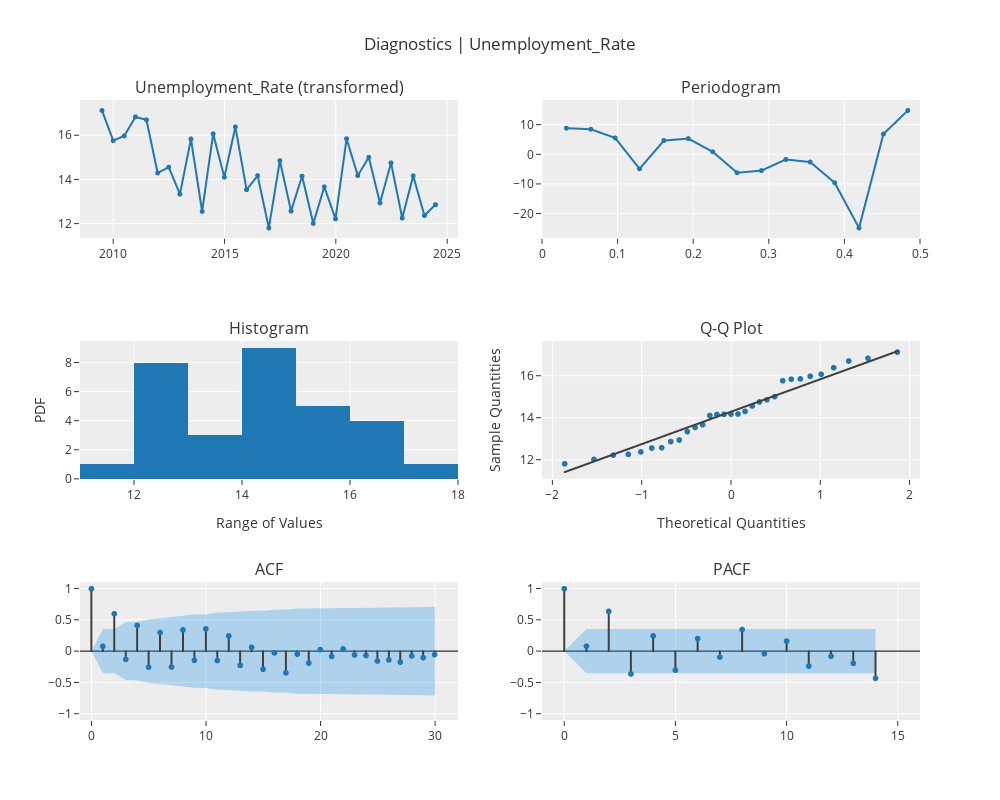

The notebook cell this image was saved under:
### Markdown cell above
diagnostics plot

### Code cell
exp.plot_model(plot="diagnostics", fig_kwargs={"height": 800, "width": 1000})

### Figure 1 — Plotly figure (JSON) as saved in the notebook; plotly's stock layout.template omitted (floating-point values rounded to 4 significant figures)
{"data": [{"line": {"color": "rgb(31, 119, 180)", "width": 2}, "marker": {"color": "rgb(31, 119, 180)", "size": 5}, "mode": "lines+markers", "name": "Unemployment_Rate (transformed)", "showlegend": false, "type": "scattergl", "x": ["2009-07-01T00:00:00", "2010-01-01T00:00:00", "2010-07-01T00:00:00", "2011-01-01T00:00:00", "2011-07-01T00:00:00", "2012-01-01T00:00:00", "2012-07-01T00:00:00", "2013-01-01T00:00:00", "2013-07-01T00:00:00", "2014-01-01T00:00:00", "2014-07-01T00:00:00", "2015-01-01T00:00:00", "2015-07-01T00:00:00", "2016-01-01T00:00:00", "2016-07-01T00:00:00", "2017-01-01T00:00:00", "2017-07-01T00:00:00", "2018-01-01T00:00:00", "2018-07-01T00:00:00", "2019-01-01T00:00:00", "2019-07-01T00:00:00", "2020-01-01T00:00:00", "2020-07-01T00:00:00", "2021-01-01T00:00:00", "2021-07-01T00:00:00", "2022-01-01T00:00:00", "2022-07-01T00:00:00", "2023-01-01T00:00:00", "2023-07-01T00:00:00", "2024-01-01T00:00:00", "2024-07-01T00:00:00"], "xaxis": "x", "y": [17.14, 15.78, 15.99, 16.85, 16.72, 14.31, 14.57, 13.35, 15.85, 12.57, 16.08, 14.12, 16.4, 13.55, 14.19, 11.81, 14.87, 12.58, 14.16, 12.02, 13.68, 12.23, 15.86, 14.19, 15.02, 12.95, 14.76, 12.27, 14.18, 12.38, 12.87], "yaxis": "y"}, {"hoverinfo": "text", "hovertext": ["Freq: 0.0323<br>Ampl: 8.967<br>Time period: 31.0", "Freq: 0.0645<br>Ampl: 8.6126<br>Time period: 15.5", "Freq: 0.0968<br>Ampl: 5.6693<br>Time period: 10.3333", "Freq: 0.129<br>Ampl: -4.7733<br>Time period: 7.75", "Freq: 0.1613<br>Ampl: 4.7937<br>Time period: 6.2", "Freq: 0.1935<br>Ampl: 5.4436<br>Time period: 5.1667", "Freq: 0.2258<br>Ampl: 0.9824<br>Time period: 4.4286", "Freq: 0.2581<br>Ampl: -6.1128<br>Time period: 3.875", "Freq: 0.2903<br>Ampl: -5.3737<br>Time period: 3.4444", "Freq: 0.3226<br>Ampl: -1.609<br>Time period: 3.1", "Freq: 0.3548<br>Ampl: -2.4919<br>Time period: 2.8182", "Freq: 0.3871<br>Ampl: -9.4738<br>Time period: 2.5833", "Freq: 0.4194<br>Ampl: -24.7991<br>Time period: 2.3846", "Freq: 0.4516<br>Ampl: 6.9923<br>Time period: 2.2143", "Freq: 0.4839<br>Ampl: 14.9512<br>Time period: 2.0667"], "line": {"color": "#1f77b4", "width": 2}, "marker": {"size": 5}, "mode": "lines+markers", "name": "Unemployment_Rate (transformed)", "showlegend": false, "type": "scattergl", "x": [0.03226, 0.06452, 0.09677, 0.129, 0.1613, 0.1935, 0.2258, 0.2581, 0.2903, 0.3226, 0.3548, 0.3871, 0.4194, 0.4516, 0.4839], "xaxis": "x2", "y": [8.967, 8.613, 5.669, -4.773, 4.794, 5.444, 0.9824, -6.113, -5.374, -1.609, -2.492, -9.474, -24.8, 6.992, 14.95], "yaxis": "y2"}, {"alignmentgroup": "True", "bingroup": "x", "hovertemplate": "variable=Unemployment_Rate (transformed)<br>value=%{x}<br>count=%{y}<extra></extra>", "legendgroup": "Unemployment_Rate (transformed)", "marker": {"color": "#1f77b4", "pattern": {"shape": ""}}, "name": "Unemployment_Rate (transformed)", "offsetgroup": "Unemployment_Rate (transformed)", "orientation": "v", "showlegend": false, "type": "histogram", "x": [17.14, 15.78, 15.99, 16.85, 16.72, 14.31, 14.57, 13.35, 15.85, 12.57, 16.08, 14.12, 16.4, 13.55, 14.19, 11.81, 14.87, 12.58, 14.16, 12.02, 13.68, 12.23, 15.86, 14.19, 15.02, 12.95, 14.76, 12.27, 14.18, 12.38, 12.87], "xaxis": "x3", "yaxis": "y3"}, {"marker": {"color": "#1f77b4"}, "mode": "markers", "name": "Unemployment_Rate (transformed)", "showlegend": false, "type": "scattergl", "x": [-1.863, -1.534, -1.318, -1.15, -1.01, -0.8871, -0.7764, -0.6745, -0.5791, -0.4888, -0.4023, -0.3186, -0.2372, -0.1573, -0.07841, 0, 0.07841, 0.1573, 0.2372, 0.3186, 0.4023, 0.4888, 0.5791, 0.6745, 0.7764, 0.8871, 1.01, 1.15, 1.318, 1.534, 1.863], "xaxis": "x4", "y": [11.81, 12.02, 12.23, 12.27, 12.38, 12.57, 12.58, 12.87, 12.95, 13.35, 13.55, 13.68, 14.12, 14.16, 14.18, 14.19, 14.19, 14.31, 14.57, 14.76, 14.87, 15.02, 15.78, 15.85, 15.86, 15.99, 16.08, 16.4, 16.72, 16.85, 17.14], "yaxis": "y4"}, {"line": {"color": "#3f3f3f"}, "mode": "lines", "name": "Unemployment_Rate (transformed)", "showlegend": false, "type": "scattergl", "x": [-1.863, -1.534, -1.318, -1.15, -1.01, -0.8871, -0.7764, -0.6745, -0.5791, -0.4888, -0.4023, -0.3186, -0.2372, -0.1573, -0.07841, 0, 0.07841, 0.1573, 0.2372, 0.3186, 0.4023, 0.4888, 0.5791, 0.6745, 0.7764, 0.8871, 1.01, 1.15, 1.318, 1.534, 1.863], "xaxis": "x4", "y": [11.42, 11.92, 12.26, 12.52, 12.74, 12.93, 13.1, 13.26, 13.4, 13.54, 13.68, 13.81, 13.93, 14.06, 14.18, 14.3, 14.42, 14.54, 14.67, 14.79, 14.92, 15.06, 15.2, 15.34, 15.5, 15.67, 15.86, 16.08, 16.34, 16.67, 17.18], "yaxis": "y4"}, {"line": {"color": "#3f3f3f"}, "mode": "lines", "name": "ACF", "showlegend": false, "type": "scattergl", "x": [0, 0], "xaxis": "x5", "y": [0, 1], "yaxis": "y5"}, {"line": {"color": "#3f3f3f"}, "mode": "lines", "name": "ACF", "showlegend": false, "type": "scattergl", "x": [1, 1], "xaxis": "x5", "y": [0, 0.0781], "yaxis": "y5"}, {"line": {"color": "#3f3f3f"}, "mode": "lines", "name": "ACF", "showlegend": false, "type": "scattergl", "x": [2, 2], "xaxis": "x5", "y": [0, 0.599], "yaxis": "y5"}, {"line": {"color": "#3f3f3f"}, "mode": "lines", "name": "ACF", "showlegend": false, "type": "scattergl", "x": [3, 3], "xaxis": "x5", "y": [0, -0.1299], "yaxis": "y5"}, {"line": {"color": "#3f3f3f"}, "mode": "lines", "name": "ACF", "showlegend": false, "type": "scattergl", "x": [4, 4], "xaxis": "x5", "y": [0, 0.4129], "yaxis": "y5"}, {"line": {"color": "#3f3f3f"}, "mode": "lines", "name": "ACF", "showlegend": false, "type": "scattergl", "x": [5, 5], "xaxis": "x5", "y": [0, -0.2543], "yaxis": "y5"}, {"line": {"color": "#3f3f3f"}, "mode": "lines", "name": "ACF", "showlegend": false, "type": "scattergl", "x": [6, 6], "xaxis": "x5", "y": [0, 0.2995], "yaxis": "y5"}, {"line": {"color": "#3f3f3f"}, "mode": "lines", "name": "ACF", "showlegend": false, "type": "scattergl", "x": [7, 7], "xaxis": "x5", "y": [0, -0.2513], "yaxis": "y5"}, {"line": {"color": "#3f3f3f"}, "mode": "lines", "name": "ACF", "showlegend": false, "type": "scattergl", "x": [8, 8], "xaxis": "x5", "y": [0, 0.3406], "yaxis": "y5"}, {"line": {"color": "#3f3f3f"}, "mode": "lines", "name": "ACF", "showlegend": false, "type": "scattergl", "x": [9, 9], "xaxis": "x5", "y": [0, -0.1457], "yaxis": "y5"}, {"line": {"color": "#3f3f3f"}, "mode": "lines", "name": "ACF", "showlegend": false, "type": "scattergl", "x": [10, 10], "xaxis": "x5", "y": [0, 0.3582], "yaxis": "y5"}, {"line": {"color": "#3f3f3f"}, "mode": "lines", "name": "ACF", "showlegend": false, "type": "scattergl", "x": [11, 11], "xaxis": "x5", "y": [0, -0.1478], "yaxis": "y5"}, {"line": {"color": "#3f3f3f"}, "mode": "lines", "name": "ACF", "showlegend": false, "type": "scattergl", "x": [12, 12], "xaxis": "x5", "y": [0, 0.2449], "yaxis": "y5"}, {"line": {"color": "#3f3f3f"}, "mode": "lines", "name": "ACF", "showlegend": false, "type": "scattergl", "x": [13, 13], "xaxis": "x5", "y": [0, -0.2259], "yaxis": "y5"}, {"line": {"color": "#3f3f3f"}, "mode": "lines", "name": "ACF", "showlegend": false, "type": "scattergl", "x": [14, 14], "xaxis": "x5", "y": [0, 0.06268], "yaxis": "y5"}, {"line": {"color": "#3f3f3f"}, "mode": "lines", "name": "ACF", "showlegend": false, "type": "scattergl", "x": [15, 15], "xaxis": "x5", "y": [0, -0.2877], "yaxis": "y5"}, {"line": {"color": "#3f3f3f"}, "mode": "lines", "name": "ACF", "showlegend": false, "type": "scattergl", "x": [16, 16], "xaxis": "x5", "y": [0, -0.02622], "yaxis": "y5"}, {"line": {"color": "#3f3f3f"}, "mode": "lines", "name": "ACF", "showlegend": false, "type": "scattergl", "x": [17, 17], "xaxis": "x5", "y": [0, -0.3458], "yaxis": "y5"}, {"line": {"color": "#3f3f3f"}, "mode": "lines", "name": "ACF", "showlegend": false, "type": "scattergl", "x": [18, 18], "xaxis": "x5", "y": [0, -0.04616], "yaxis": "y5"}, {"line": {"color": "#3f3f3f"}, "mode": "lines", "name": "ACF", "showlegend": false, "type": "scattergl", "x": [19, 19], "xaxis": "x5", "y": [0, -0.1895], "yaxis": "y5"}, {"line": {"color": "#3f3f3f"}, "mode": "lines", "name": "ACF", "showlegend": false, "type": "scattergl", "x": [20, 20], "xaxis": "x5", "y": [0, 0.02591], "yaxis": "y5"}, {"line": {"color": "#3f3f3f"}, "mode": "lines", "name": "ACF", "showlegend": false, "type": "scattergl", "x": [21, 21], "xaxis": "x5", "y": [0, -0.08254], "yaxis": "y5"}, {"line": {"color": "#3f3f3f"}, "mode": "lines", "name": "ACF", "showlegend": false, "type": "scattergl", "x": [22, 22], "xaxis": "x5", "y": [0, 0.03681], "yaxis": "y5"}, {"line": {"color": "#3f3f3f"}, "mode": "lines", "name": "ACF", "showlegend": false, "type": "scattergl", "x": [23, 23], "xaxis": "x5", "y": [0, -0.05967], "yaxis": "y5"}, {"line": {"color": "#3f3f3f"}, "mode": "lines", "name": "ACF", "showlegend": false, "type": "scattergl", "x": [24, 24], "xaxis": "x5", "y": [0, -0.06809], "yaxis": "y5"}, {"line": {"color": "#3f3f3f"}, "mode": "lines", "name": "ACF", "showlegend": false, "type": "scattergl", "x": [25, 25], "xaxis": "x5", "y": [0, -0.1556], "yaxis": "y5"}, {"line": {"color": "#3f3f3f"}, "mode": "lines", "name": "ACF", "showlegend": false, "type": "scattergl", "x": [26, 26], "xaxis": "x5", "y": [0, -0.1378], "yaxis": "y5"}, {"line": {"color": "#3f3f3f"}, "mode": "lines", "name": "ACF", "showlegend": false, "type": "scattergl", "x": [27, 27], "xaxis": "x5", "y": [0, -0.173], "yaxis": "y5"}, {"line": {"color": "#3f3f3f"}, "mode": "lines", "name": "ACF", "showlegend": false, "type": "scattergl", "x": [28, 28], "xaxis": "x5", "y": [0, -0.0753], "yaxis": "y5"}, {"line": {"color": "#3f3f3f"}, "mode": "lines", "name": "ACF", "showlegend": false, "type": "scattergl", "x": [29, 29], "xaxis": "x5", "y": [0, -0.1019], "yaxis": "y5"}, {"line": {"color": "#3f3f3f"}, "mode": "lines", "name": "ACF", "showlegend": false, "type": "scattergl", "x": [30, 30], "xaxis": "x5", "y": [0, -0.05462], "yaxis": "y5"}, {"marker": {"color": "#1f77b4", "size": 6}, "mode": "markers", "name": "ACF", "showlegend": false, "type": "scattergl", "x": [0, 1, 2, 3, 4, 5, 6, 7, 8, 9, 10, 11, 12, 13, 14, 15, 16, 17, 18, 19, 20, 21, 22, 23, 24, 25, 26, 27, 28, 29, 30], "xaxis": "x5", "y": [1, 0.0781, 0.599, -0.1299, 0.4129, -0.2543, 0.2995, -0.2513, 0.3406, -0.1457, 0.3582, -0.1478, 0.2449, -0.2259, 0.06268, -0.2877, -0.02622, -0.3458, -0.04616, -0.1895, 0.02591, -0.08254, 0.03681, -0.05967, -0.06809, -0.1556, -0.1378, -0.173, -0.0753, -0.1019, -0.05462], "yaxis": "y5"}, {"line": {"color": "rgba(255,255,255,0)"}, "mode": "lines", "name": "UC", "showlegend": false, "type": "scatter", "x": [0, 1, 2, 3, 4, 5, 6, 7, 8, 9, 10, 11, 12, 13, 14, 15, 16, 17, 18, 19, 20, 21, 22, 23, 24, 25, 26, 27, 28, 29, 30], "xaxis": "x5", "y": [0, 0.352, 0.3542, 0.463, 0.4675, 0.5107, 0.5261, 0.5468, 0.561, 0.586, 0.5905, 0.6169, 0.6212, 0.6331, 0.643, 0.6437, 0.6595, 0.6596, 0.6817, 0.6821, 0.6886, 0.6887, 0.6899, 0.6902, 0.6908, 0.6916, 0.696, 0.6993, 0.7046, 0.7056, 0.7074], "yaxis": "y5"}, {"fill": "tonexty", "fillcolor": "rgba(32, 146, 230,0.3)", "line": {"color": "rgba(255,255,255,0)"}, "mode": "lines", "name": "LC", "showlegend": false, "type": "scatter", "x": [0, 1, 2, 3, 4, 5, 6, 7, 8, 9, 10, 11, 12, 13, 14, 15, 16, 17, 18, 19, 20, 21, 22, 23, 24, 25, 26, 27, 28, 29, 30], "xaxis": "x5", "y": [0, -0.352, -0.3542, -0.463, -0.4675, -0.5107, -0.5261, -0.5468, -0.561, -0.586, -0.5905, -0.6169, -0.6212, -0.6331, -0.643, -0.6437, -0.6595, -0.6596, -0.6817, -0.6821, -0.6886, -0.6887, -0.6899, -0.6902, -0.6908, -0.6916, -0.696, -0.6993, -0.7046, -0.7056, -0.7074], "yaxis": "y5"}, {"line": {"color": "#3f3f3f"}, "mode": "lines", "name": "PACF", "showlegend": false, "type": "scattergl", "x": [0, 0], "xaxis": "x6", "y": [0, 1], "yaxis": "y6"}, {"line": {"color": "#3f3f3f"}, "mode": "lines", "name": "PACF", "showlegend": false, "type": "scattergl", "x": [1, 1], "xaxis": "x6", "y": [0, 0.0807], "yaxis": "y6"}, {"line": {"color": "#3f3f3f"}, "mode": "lines", "name": "PACF", "showlegend": false, "type": "scattergl", "x": [2, 2], "xaxis": "x6", "y": [0, 0.6379], "yaxis": "y6"}, {"line": {"color": "#3f3f3f"}, "mode": "lines", "name": "PACF", "showlegend": false, "type": "scattergl", "x": [3, 3], "xaxis": "x6", "y": [0, -0.3632], "yaxis": "y6"}, {"line": {"color": "#3f3f3f"}, "mode": "lines", "name": "PACF", "showlegend": false, "type": "scattergl", "x": [4, 4], "xaxis": "x6", "y": [0, 0.2457], "yaxis": "y6"}, {"line": {"color": "#3f3f3f"}, "mode": "lines", "name": "PACF", "showlegend": false, "type": "scattergl", "x": [5, 5], "xaxis": "x6", "y": [0, -0.3019], "yaxis": "y6"}, {"line": {"color": "#3f3f3f"}, "mode": "lines", "name": "PACF", "showlegend": false, "type": "scattergl", "x": [6, 6], "xaxis": "x6", "y": [0, 0.2024], "yaxis": "y6"}, {"line": {"color": "#3f3f3f"}, "mode": "lines", "name": "PACF", "showlegend": false, "type": "scattergl", "x": [7, 7], "xaxis": "x6", "y": [0, -0.09427], "yaxis": "y6"}, {"line": {"color": "#3f3f3f"}, "mode": "lines", "name": "PACF", "showlegend": false, "type": "scattergl", "x": [8, 8], "xaxis": "x6", "y": [0, 0.3474], "yaxis": "y6"}, {"line": {"color": "#3f3f3f"}, "mode": "lines", "name": "PACF", "showlegend": false, "type": "scattergl", "x": [9, 9], "xaxis": "x6", "y": [0, -0.0395], "yaxis": "y6"}, {"line": {"color": "#3f3f3f"}, "mode": "lines", "name": "PACF", "showlegend": false, "type": "scattergl", "x": [10, 10], "xaxis": "x6", "y": [0, 0.1627], "yaxis": "y6"}, {"line": {"color": "#3f3f3f"}, "mode": "lines", "name": "PACF", "showlegend": false, "type": "scattergl", "x": [11, 11], "xaxis": "x6", "y": [0, -0.2368], "yaxis": "y6"}, {"line": {"color": "#3f3f3f"}, "mode": "lines", "name": "PACF", "showlegend": false, "type": "scattergl", "x": [12, 12], "xaxis": "x6", "y": [0, -0.07926], "yaxis": "y6"}, {"line": {"color": "#3f3f3f"}, "mode": "lines", "name": "PACF", "showlegend": false, "type": "scattergl", "x": [13, 13], "xaxis": "x6", "y": [0, -0.1935], "yaxis": "y6"}, {"line": {"color": "#3f3f3f"}, "mode": "lines", "name": "PACF", "showlegend": false, "type": "scattergl", "x": [14, 14], "xaxis": "x6", "y": [0, -0.4326], "yaxis": "y6"}, {"marker": {"color": "#1f77b4", "size": 6}, "mode": "markers", "name": "PACF", "showlegend": false, "type": "scattergl", "x": [0, 1, 2, 3, 4, 5, 6, 7, 8, 9, 10, 11, 12, 13, 14], "xaxis": "x6", "y": [1, 0.0807, 0.6379, -0.3632, 0.2457, -0.3019, 0.2024, -0.09427, 0.3474, -0.0395, 0.1627, -0.2368, -0.07926, -0.1935, -0.4326], "yaxis": "y6"}, {"line": {"color": "rgba(255,255,255,0)"}, "mode": "lines", "name": "UC", "showlegend": false, "type": "scatter", "x": [0, 1, 2, 3, 4, 5, 6, 7, 8, 9, 10, 11, 12, 13, 14], "xaxis": "x6", "y": [0, 0.352, 0.352, 0.352, 0.352, 0.352, 0.352, 0.352, 0.352, 0.352, 0.352, 0.352, 0.352, 0.352, 0.352], "yaxis": "y6"}, {"fill": "tonexty", "fillcolor": "rgba(32, 146, 230,0.3)", "line": {"color": "rgba(255,255,255,0)"}, "mode": "lines", "name": "LC", "showlegend": false, "type": "scatter", "x": [0, 1, 2, 3, 4, 5, 6, 7, 8, 9, 10, 11, 12, 13, 14], "xaxis": "x6", "y": [0, -0.352, -0.352, -0.352, -0.352, -0.352, -0.352, -0.352, -0.352, -0.352, -0.352, -0.352, -0.352, -0.352, -0.352], "yaxis": "y6"}], "layout": {"annotations": [{"font": {"size": 16}, "showarrow": false, "text": "Unemployment_Rate (transformed)", "x": 0.225, "xanchor": "center", "xref": "paper", "y": 1, "yanchor": "bottom", "yref": "paper"}, {"font": {"size": 16}, "showarrow": false, "text": "Periodogram", "x": 0.775, "xanchor": "center", "xref": "paper", "y": 1, "yanchor": "bottom", "yref": "paper"}, {"font": {"size": 16}, "showarrow": false, "text": "Histogram", "x": 0.225, "xanchor": "center", "xref": "paper", "y": 0.6111, "yanchor": "bottom", "yref": "paper"}, {"font": {"size": 16}, "showarrow": false, "text": "Q-Q Plot", "x": 0.775, "xanchor": "center", "xref": "paper", "y": 0.6111, "yanchor": "bottom", "yref": "paper"}, {"font": {"size": 16}, "showarrow": false, "text": "ACF", "x": 0.225, "xanchor": "center", "xref": "paper", "y": 0.2222, "yanchor": "bottom", "yref": "paper"}, {"font": {"size": 16}, "showarrow": false, "text": "PACF", "x": 0.775, "xanchor": "center", "xref": "paper", "y": 0.2222, "yanchor": "bottom", "yref": "paper"}], "autosize": false, "height": 800, "showlegend": false, "title": {"text": "Diagnostics | Unemployment_Rate"}, "width": 1000, "xaxis": {"anchor": "y", "domain": [0, 0.45]}, "xaxis2": {"anchor": "y2", "domain": [0.55, 1], "range": [0, 0.5]}, "xaxis3": {"anchor": "y3", "domain": [0, 0.45], "title": {"text": "Range of Values"}}, "xaxis4": {"anchor": "y4", "domain": [0.55, 1], "title": {"text": "Theoretical Quantities"}}, "xaxis5": {"anchor": "y5", "domain": [0, 0.45], "range": [-1, 32]}, "xaxis6": {"anchor": "y6", "domain": [0.55, 1], "range": [-1, 16]}, "yaxis": {"anchor": "x", "domain": [0.7778, 1]}, "yaxis2": {"anchor": "x2", "domain": [0.7778, 1]}, "yaxis3": {"anchor": "x3", "domain": [0.3889, 0.6111], "title": {"text": "PDF"}}, "yaxis4": {"anchor": "x4", "domain": [0.3889, 0.6111], "title": {"text": "Sample Quantities"}}, "yaxis5": {"anchor": "x5", "domain": [0, 0.2222], "range": [-1.1, 1.1], "zerolinecolor": "#000000"}, "yaxis6": {"anchor": "x6", "domain": [0, 0.2222], "range": [-1.1, 1.1], "zerolinecolor": "#000000"}}}
